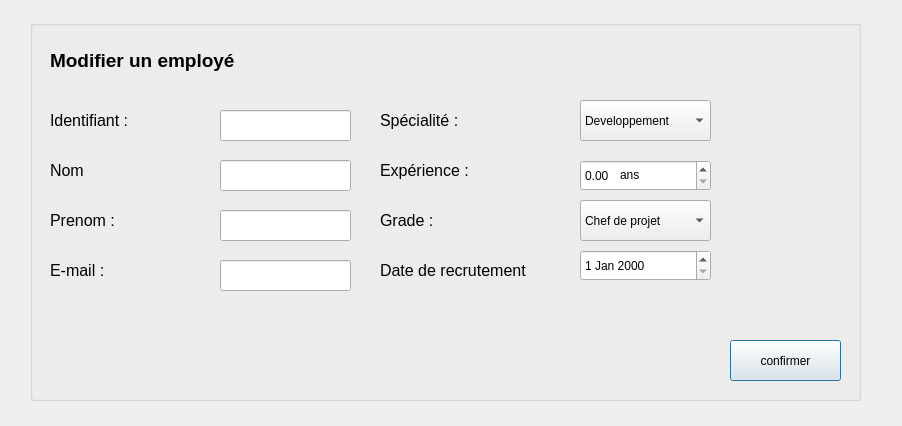
<?xml version="1.0" encoding="UTF-8"?>
<ui version="4.0">
 <class>modifier_employe</class>
 <widget class="QDialog" name="modifier_employe">
  <property name="geometry">
   <rect>
    <x>0</x>
    <y>0</y>
    <width>902</width>
    <height>426</height>
   </rect>
  </property>
  <property name="windowTitle">
   <string>Dialog</string>
  </property>
  <widget class="QGroupBox" name="groupBox_4">
   <property name="geometry">
    <rect>
     <x>30</x>
     <y>20</y>
     <width>831</width>
     <height>381</height>
    </rect>
   </property>
   <property name="title">
    <string/>
   </property>
   <widget class="QLabel" name="label_32">
    <property name="geometry">
     <rect>
      <x>20</x>
      <y>20</y>
      <width>261</width>
      <height>41</height>
     </rect>
    </property>
    <property name="text">
     <string>&lt;html&gt;&lt;head/&gt;&lt;body&gt;&lt;p&gt;&lt;span style=&quot; font-size:14pt; font-weight:600;&quot;&gt;Modifier un employé&lt;/span&gt;&lt;/p&gt;&lt;/body&gt;&lt;/html&gt;</string>
    </property>
   </widget>
   <widget class="QLabel" name="label_33">
    <property name="geometry">
     <rect>
      <x>20</x>
      <y>80</y>
      <width>261</width>
      <height>41</height>
     </rect>
    </property>
    <property name="text">
     <string>&lt;html&gt;&lt;head/&gt;&lt;body&gt;&lt;p&gt;&lt;span style=&quot; font-size:12pt;&quot;&gt;Identifiant :&lt;/span&gt;&lt;/p&gt;&lt;/body&gt;&lt;/html&gt;</string>
    </property>
   </widget>
   <widget class="QLabel" name="label_34">
    <property name="geometry">
     <rect>
      <x>20</x>
      <y>130</y>
      <width>261</width>
      <height>41</height>
     </rect>
    </property>
    <property name="text">
     <string>&lt;html&gt;&lt;head/&gt;&lt;body&gt;&lt;p&gt;&lt;span style=&quot; font-size:12pt;&quot;&gt;Nom&lt;/span&gt;&lt;/p&gt;&lt;/body&gt;&lt;/html&gt;</string>
    </property>
   </widget>
   <widget class="QLabel" name="label_35">
    <property name="geometry">
     <rect>
      <x>20</x>
      <y>180</y>
      <width>261</width>
      <height>41</height>
     </rect>
    </property>
    <property name="text">
     <string>&lt;html&gt;&lt;head/&gt;&lt;body&gt;&lt;p&gt;&lt;span style=&quot; font-size:12pt;&quot;&gt;Prenom :&lt;/span&gt;&lt;/p&gt;&lt;/body&gt;&lt;/html&gt;</string>
    </property>
   </widget>
   <widget class="QLabel" name="label_36">
    <property name="geometry">
     <rect>
      <x>20</x>
      <y>230</y>
      <width>261</width>
      <height>41</height>
     </rect>
    </property>
    <property name="text">
     <string>&lt;html&gt;&lt;head/&gt;&lt;body&gt;&lt;p&gt;&lt;span style=&quot; font-size:12pt;&quot;&gt;E-mail :&lt;/span&gt;&lt;/p&gt;&lt;/body&gt;&lt;/html&gt;</string>
    </property>
   </widget>
   <widget class="QLabel" name="label_37">
    <property name="geometry">
     <rect>
      <x>350</x>
      <y>80</y>
      <width>261</width>
      <height>41</height>
     </rect>
    </property>
    <property name="text">
     <string>&lt;html&gt;&lt;head/&gt;&lt;body&gt;&lt;p&gt;&lt;span style=&quot; font-size:12pt;&quot;&gt;Spécialité :&lt;/span&gt;&lt;/p&gt;&lt;/body&gt;&lt;/html&gt;</string>
    </property>
   </widget>
   <widget class="QLabel" name="label_38">
    <property name="geometry">
     <rect>
      <x>350</x>
      <y>180</y>
      <width>261</width>
      <height>41</height>
     </rect>
    </property>
    <property name="text">
     <string>&lt;html&gt;&lt;head/&gt;&lt;body&gt;&lt;p&gt;&lt;span style=&quot; font-size:12pt;&quot;&gt;Grade :&lt;/span&gt;&lt;/p&gt;&lt;/body&gt;&lt;/html&gt;</string>
    </property>
   </widget>
   <widget class="QLineEdit" name="id_space">
    <property name="geometry">
     <rect>
      <x>190</x>
      <y>90</y>
      <width>131</width>
      <height>31</height>
     </rect>
    </property>
   </widget>
   <widget class="QLineEdit" name="nom_space">
    <property name="geometry">
     <rect>
      <x>190</x>
      <y>140</y>
      <width>131</width>
      <height>31</height>
     </rect>
    </property>
   </widget>
   <widget class="QLineEdit" name="prenom_space">
    <property name="geometry">
     <rect>
      <x>190</x>
      <y>190</y>
      <width>131</width>
      <height>31</height>
     </rect>
    </property>
   </widget>
   <widget class="QLineEdit" name="e_mail_space">
    <property name="geometry">
     <rect>
      <x>190</x>
      <y>240</y>
      <width>131</width>
      <height>31</height>
     </rect>
    </property>
   </widget>
   <widget class="QPushButton" name="Ajouter_bouton">
    <property name="geometry">
     <rect>
      <x>700</x>
      <y>320</y>
      <width>111</width>
      <height>41</height>
     </rect>
    </property>
    <property name="text">
     <string>confirmer</string>
    </property>
   </widget>
   <widget class="QLabel" name="label_42">
    <property name="geometry">
     <rect>
      <x>350</x>
      <y>130</y>
      <width>261</width>
      <height>41</height>
     </rect>
    </property>
    <property name="text">
     <string>&lt;html&gt;&lt;head/&gt;&lt;body&gt;&lt;p&gt;&lt;span style=&quot; font-size:12pt;&quot;&gt;Expérience :&lt;/span&gt;&lt;/p&gt;&lt;/body&gt;&lt;/html&gt;</string>
    </property>
   </widget>
   <widget class="QComboBox" name="specialite_space">
    <property name="geometry">
     <rect>
      <x>550</x>
      <y>80</y>
      <width>131</width>
      <height>41</height>
     </rect>
    </property>
    <item>
     <property name="text">
      <string>Developpement</string>
     </property>
    </item>
    <item>
     <property name="text">
      <string>Design</string>
     </property>
    </item>
    <item>
     <property name="text">
      <string>Data science</string>
     </property>
    </item>
    <item>
     <property name="text">
      <string>IA</string>
     </property>
    </item>
    <item>
     <property name="text">
      <string>Management</string>
     </property>
    </item>
    <item>
     <property name="text">
      <string>Gestion</string>
     </property>
    </item>
   </widget>
   <widget class="QDoubleSpinBox" name="experience_space">
    <property name="geometry">
     <rect>
      <x>550</x>
      <y>140</y>
      <width>131</width>
      <height>31</height>
     </rect>
    </property>
   </widget>
   <widget class="QLabel" name="label">
    <property name="geometry">
     <rect>
      <x>590</x>
      <y>140</y>
      <width>56</width>
      <height>31</height>
     </rect>
    </property>
    <property name="text">
     <string>&lt;html&gt;&lt;head/&gt;&lt;body&gt;&lt;p&gt;&lt;span style=&quot; font-size:9pt;&quot;&gt;ans&lt;/span&gt;&lt;/p&gt;&lt;/body&gt;&lt;/html&gt;</string>
    </property>
   </widget>
   <widget class="QComboBox" name="grade_space">
    <property name="geometry">
     <rect>
      <x>550</x>
      <y>180</y>
      <width>131</width>
      <height>41</height>
     </rect>
    </property>
    <item>
     <property name="text">
      <string>Chef de projet</string>
     </property>
    </item>
    <item>
     <property name="text">
      <string>Directeur general</string>
     </property>
    </item>
    <item>
     <property name="text">
      <string>Directeur</string>
     </property>
    </item>
    <item>
     <property name="text">
      <string>Chef dep finance</string>
     </property>
    </item>
    <item>
     <property name="text">
      <string>Chef dep technique</string>
     </property>
    </item>
    <item>
     <property name="text">
      <string>Chef dep info</string>
     </property>
    </item>
    <item>
     <property name="text">
      <string>employe grade 1</string>
     </property>
    </item>
    <item>
     <property name="text">
      <string>employe grade 2</string>
     </property>
    </item>
   </widget>
   <widget class="QLabel" name="label_45">
    <property name="geometry">
     <rect>
      <x>350</x>
      <y>230</y>
      <width>261</width>
      <height>41</height>
     </rect>
    </property>
    <property name="text">
     <string>&lt;html&gt;&lt;head/&gt;&lt;body&gt;&lt;p&gt;&lt;span style=&quot; font-size:12pt;&quot;&gt;Date de recrutement&lt;/span&gt;&lt;/p&gt;&lt;/body&gt;&lt;/html&gt;</string>
    </property>
   </widget>
   <widget class="QDateEdit" name="date_space">
    <property name="geometry">
     <rect>
      <x>550</x>
      <y>230</y>
      <width>131</width>
      <height>31</height>
     </rect>
    </property>
   </widget>
  </widget>
  <widget class="QLabel" name="label_2">
   <property name="geometry">
    <rect>
     <x>-140</x>
     <y>-20</y>
     <width>1051</width>
     <height>741</height>
    </rect>
   </property>
   <property name="text">
    <string/>
   </property>
   <property name="pixmap">
    <pixmap>../../Desktop/light-blue-background.jpg</pixmap>
   </property>
  </widget>
  <zorder>label_2</zorder>
  <zorder>groupBox_4</zorder>
 </widget>
 <resources/>
 <connections/>
</ui>
